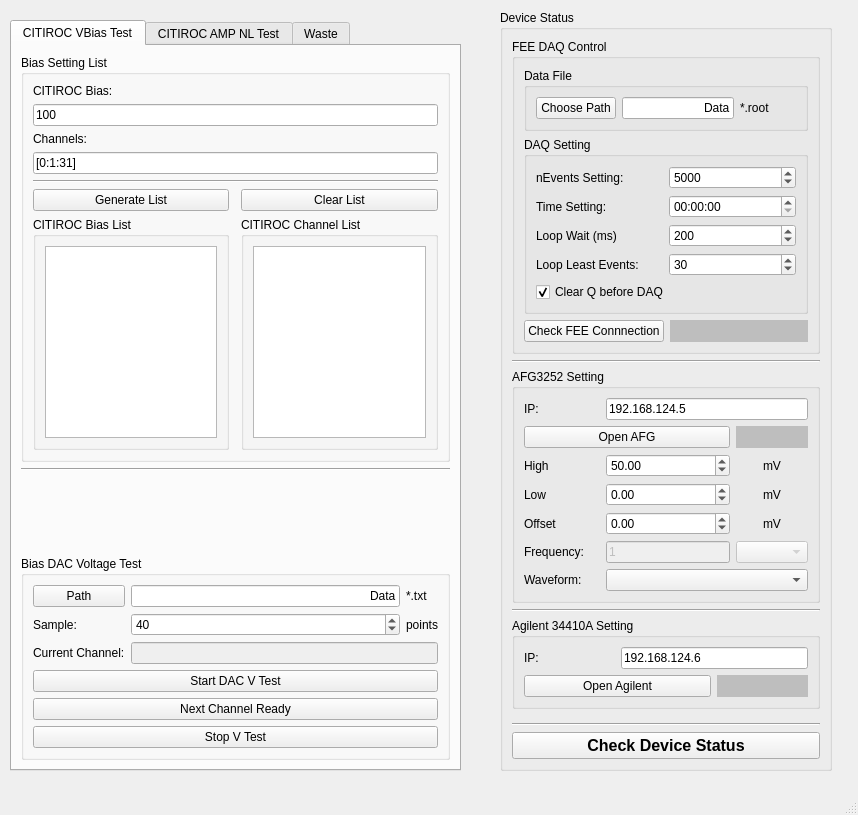
<?xml version="1.0" encoding="UTF-8"?>
<ui version="4.0">
 <class>VisaDAQControlWin</class>
 <widget class="QMainWindow" name="VisaDAQControlWin">
  <property name="geometry">
   <rect>
    <x>0</x>
    <y>0</y>
    <width>858</width>
    <height>815</height>
   </rect>
  </property>
  <property name="windowTitle">
   <string>AFG3000 Control</string>
  </property>
  <widget class="QWidget" name="centralwidget">
   <widget class="QTabWidget" name="tabTestChoosen">
    <property name="geometry">
     <rect>
      <x>10</x>
      <y>20</y>
      <width>451</width>
      <height>751</height>
     </rect>
    </property>
    <property name="currentIndex">
     <number>0</number>
    </property>
    <widget class="QWidget" name="tabVBTest">
     <attribute name="title">
      <string>CITIROC VBias Test</string>
     </attribute>
     <layout class="QGridLayout" name="gridLayout_13">
      <item row="3" column="0">
       <widget class="QGroupBox" name="groupBox_4">
        <property name="title">
         <string>Bias DAC Voltage Test</string>
        </property>
        <layout class="QGridLayout" name="gridLayout_6">
         <item row="0" column="0">
          <widget class="QPushButton" name="btnDACVPath">
           <property name="text">
            <string>Path</string>
           </property>
          </widget>
         </item>
         <item row="4" column="1" colspan="2">
          <widget class="QLineEdit" name="lineChMea">
           <property name="enabled">
            <bool>false</bool>
           </property>
          </widget>
         </item>
         <item row="7" column="0" colspan="3">
          <widget class="QPushButton" name="btnStopVTest">
           <property name="text">
            <string>Stop V Test</string>
           </property>
          </widget>
         </item>
         <item row="3" column="0">
          <widget class="QLabel" name="label_17">
           <property name="text">
            <string>Sample:</string>
           </property>
          </widget>
         </item>
         <item row="3" column="1">
          <widget class="QSpinBox" name="boxVSamplePoints">
           <property name="minimum">
            <number>1</number>
           </property>
           <property name="value">
            <number>40</number>
           </property>
          </widget>
         </item>
         <item row="4" column="0">
          <widget class="QLabel" name="label_20">
           <property name="text">
            <string>Current Channel:</string>
           </property>
          </widget>
         </item>
         <item row="5" column="0" colspan="3">
          <widget class="QPushButton" name="btnStartVTest">
           <property name="text">
            <string>Start DAC V Test</string>
           </property>
          </widget>
         </item>
         <item row="3" column="2">
          <widget class="QLabel" name="label_18">
           <property name="text">
            <string>points</string>
           </property>
          </widget>
         </item>
         <item row="0" column="1">
          <widget class="QLineEdit" name="lblDACVFileName">
           <property name="text">
            <string>Data</string>
           </property>
           <property name="alignment">
            <set>Qt::AlignRight|Qt::AlignTrailing|Qt::AlignVCenter</set>
           </property>
          </widget>
         </item>
         <item row="0" column="2">
          <widget class="QLabel" name="lblFileSuf_3">
           <property name="text">
            <string>*.txt</string>
           </property>
           <property name="alignment">
            <set>Qt::AlignLeading|Qt::AlignLeft|Qt::AlignVCenter</set>
           </property>
          </widget>
         </item>
         <item row="6" column="0" colspan="3">
          <widget class="QPushButton" name="btnNextChReady">
           <property name="text">
            <string>Next Channel Ready</string>
           </property>
          </widget>
         </item>
        </layout>
       </widget>
      </item>
      <item row="0" column="0">
       <widget class="QGroupBox" name="groupBox_11">
        <property name="title">
         <string>Bias Setting List</string>
        </property>
        <layout class="QGridLayout" name="gridLayout_8">
         <item row="5" column="0">
          <widget class="QPushButton" name="btnGenerateListVB">
           <property name="text">
            <string>Generate List</string>
           </property>
          </widget>
         </item>
         <item row="0" column="0">
          <widget class="QLabel" name="label_23">
           <property name="text">
            <string>CITIROC Bias:</string>
           </property>
          </widget>
         </item>
         <item row="2" column="0" colspan="2">
          <widget class="QLabel" name="label_22">
           <property name="text">
            <string>Channels:</string>
           </property>
          </widget>
         </item>
         <item row="3" column="0" colspan="3">
          <widget class="QLineEdit" name="lineSelectChannelVB">
           <property name="text">
            <string>[0:1:31]</string>
           </property>
          </widget>
         </item>
         <item row="5" column="2">
          <widget class="QPushButton" name="btnClearListVB">
           <property name="text">
            <string>Clear List</string>
           </property>
          </widget>
         </item>
         <item row="6" column="2">
          <widget class="QGroupBox" name="groupBox_15">
           <property name="title">
            <string>CITIROC Channel List</string>
           </property>
           <layout class="QGridLayout" name="gridLayout_18">
            <item row="0" column="0">
             <widget class="QListWidget" name="listChVB"/>
            </item>
           </layout>
          </widget>
         </item>
         <item row="4" column="0" colspan="3">
          <widget class="Line" name="line_2">
           <property name="orientation">
            <enum>Qt::Horizontal</enum>
           </property>
          </widget>
         </item>
         <item row="6" column="0">
          <widget class="QGroupBox" name="groupBox_14">
           <property name="title">
            <string>CITIROC Bias List</string>
           </property>
           <layout class="QGridLayout" name="gridLayout_17">
            <item row="0" column="0">
             <widget class="QListWidget" name="listBias"/>
            </item>
           </layout>
          </widget>
         </item>
         <item row="1" column="0" colspan="3">
          <widget class="QLineEdit" name="lineCITIROCBias">
           <property name="text">
            <string>100</string>
           </property>
          </widget>
         </item>
        </layout>
       </widget>
      </item>
      <item row="1" column="0">
       <widget class="Line" name="line_6">
        <property name="orientation">
         <enum>Qt::Horizontal</enum>
        </property>
       </widget>
      </item>
      <item row="2" column="0">
       <spacer name="verticalSpacer_2">
        <property name="orientation">
         <enum>Qt::Vertical</enum>
        </property>
        <property name="sizeHint" stdset="0">
         <size>
          <width>20</width>
          <height>40</height>
         </size>
        </property>
       </spacer>
      </item>
     </layout>
    </widget>
    <widget class="QWidget" name="tabNLTest">
     <attribute name="title">
      <string>CITIROC AMP NL Test</string>
     </attribute>
     <layout class="QGridLayout" name="gridLayout_14">
      <item row="3" column="0">
       <widget class="QGroupBox" name="groupBox_3">
        <property name="title">
         <string>CITIROC NL Test</string>
        </property>
        <layout class="QGridLayout" name="gridLayout_5">
         <item row="0" column="0">
          <widget class="QPushButton" name="btnADCNL">
           <property name="text">
            <string>Start NL Test</string>
           </property>
          </widget>
         </item>
         <item row="1" column="0">
          <widget class="QPushButton" name="btnStopNL">
           <property name="text">
            <string>Stop after this done</string>
           </property>
          </widget>
         </item>
        </layout>
       </widget>
      </item>
      <item row="1" column="0">
       <widget class="Line" name="line_7">
        <property name="orientation">
         <enum>Qt::Horizontal</enum>
        </property>
       </widget>
      </item>
      <item row="0" column="0">
       <widget class="QGroupBox" name="groupBox_2">
        <property name="title">
         <string>Amp &amp;&amp; Gain List</string>
        </property>
        <layout class="QGridLayout" name="gridLayout_3">
         <item row="6" column="0" colspan="3">
          <widget class="Line" name="line">
           <property name="orientation">
            <enum>Qt::Horizontal</enum>
           </property>
          </widget>
         </item>
         <item row="7" column="2">
          <widget class="QPushButton" name="btnClearListNL">
           <property name="text">
            <string>Clear List</string>
           </property>
          </widget>
         </item>
         <item row="0" column="0" colspan="2">
          <widget class="QLabel" name="label_6">
           <property name="text">
            <string>AFG Amplitude/Offset:</string>
           </property>
          </widget>
         </item>
         <item row="1" column="0" colspan="3">
          <widget class="QLineEdit" name="lineAFGAmp">
           <property name="text">
            <string>[50:10:100]</string>
           </property>
          </widget>
         </item>
         <item row="3" column="0" colspan="3">
          <widget class="QLineEdit" name="lineCITIROCGain">
           <property name="text">
            <string>30</string>
           </property>
          </widget>
         </item>
         <item row="9" column="2">
          <widget class="QGroupBox" name="groupBox_16">
           <property name="title">
            <string>CITIROC Channel List</string>
           </property>
           <layout class="QGridLayout" name="gridLayout_19">
            <item row="0" column="0">
             <widget class="QListWidget" name="listChNL"/>
            </item>
           </layout>
          </widget>
         </item>
         <item row="9" column="0">
          <widget class="QGroupBox" name="groupBox_6">
           <property name="title">
            <string>CITIROC Gain List</string>
           </property>
           <layout class="QGridLayout" name="gridLayout_9">
            <item row="0" column="0">
             <widget class="QListWidget" name="listGain"/>
            </item>
           </layout>
          </widget>
         </item>
         <item row="7" column="0">
          <widget class="QPushButton" name="btnGenerateListNL">
           <property name="text">
            <string>Generate List</string>
           </property>
          </widget>
         </item>
         <item row="2" column="2">
          <widget class="QComboBox" name="boxHGLG">
           <property name="enabled">
            <bool>false</bool>
           </property>
           <item>
            <property name="text">
             <string>High Gain</string>
            </property>
           </item>
           <item>
            <property name="text">
             <string>Low Gain</string>
            </property>
           </item>
          </widget>
         </item>
         <item row="8" column="0" colspan="3">
          <widget class="QGroupBox" name="groupBox_5">
           <property name="title">
            <string>TEK AFG List</string>
           </property>
           <layout class="QGridLayout" name="gridLayout_7">
            <item row="0" column="0">
             <widget class="QListWidget" name="listAmp"/>
            </item>
           </layout>
          </widget>
         </item>
         <item row="2" column="0" colspan="2">
          <widget class="QLabel" name="label_7">
           <property name="text">
            <string>CITIROC Amp Gain:</string>
           </property>
          </widget>
         </item>
         <item row="4" column="0">
          <widget class="QLabel" name="label_24">
           <property name="text">
            <string>Channels:</string>
           </property>
          </widget>
         </item>
         <item row="5" column="0" colspan="3">
          <widget class="QLineEdit" name="lineSelectChannelNL">
           <property name="text">
            <string>[0:1:31]</string>
           </property>
          </widget>
         </item>
        </layout>
       </widget>
      </item>
      <item row="2" column="0">
       <spacer name="verticalSpacer_3">
        <property name="orientation">
         <enum>Qt::Vertical</enum>
        </property>
        <property name="sizeHint" stdset="0">
         <size>
          <width>20</width>
          <height>40</height>
         </size>
        </property>
       </spacer>
      </item>
     </layout>
    </widget>
    <widget class="QWidget" name="tab_2">
     <attribute name="title">
      <string>Waste</string>
     </attribute>
     <widget class="QGroupBox" name="groupBox">
      <property name="enabled">
       <bool>false</bool>
      </property>
      <property name="geometry">
       <rect>
        <x>50</x>
        <y>130</y>
        <width>301</width>
        <height>121</height>
       </rect>
      </property>
      <property name="title">
       <string>Bias DAC R Test</string>
      </property>
      <layout class="QGridLayout" name="gridLayout_4">
       <item row="0" column="0">
        <widget class="QLabel" name="label_10">
         <property name="text">
          <string>Waiting:</string>
         </property>
        </widget>
       </item>
       <item row="0" column="1">
        <widget class="QSpinBox" name="boxRTestTime">
         <property name="minimum">
          <number>1</number>
         </property>
         <property name="value">
          <number>1</number>
         </property>
        </widget>
       </item>
       <item row="0" column="2">
        <widget class="QLabel" name="label_15">
         <property name="text">
          <string>s</string>
         </property>
        </widget>
       </item>
       <item row="1" column="0" colspan="3">
        <widget class="QPushButton" name="btnStartRTest">
         <property name="text">
          <string>Start DAC R Test</string>
         </property>
        </widget>
       </item>
       <item row="2" column="0" colspan="3">
        <widget class="QPushButton" name="btnStopRTest">
         <property name="text">
          <string>Stop R Test</string>
         </property>
        </widget>
       </item>
      </layout>
     </widget>
    </widget>
   </widget>
   <widget class="QGroupBox" name="groupBox_9">
    <property name="geometry">
     <rect>
      <x>500</x>
      <y>10</y>
      <width>332</width>
      <height>761</height>
     </rect>
    </property>
    <property name="title">
     <string>Device Status</string>
    </property>
    <layout class="QGridLayout" name="gridLayout_15">
     <item row="1" column="0">
      <widget class="Line" name="line_3">
       <property name="orientation">
        <enum>Qt::Horizontal</enum>
       </property>
      </widget>
     </item>
     <item row="2" column="0">
      <widget class="QGroupBox" name="grpAFG3252">
       <property name="title">
        <string>AFG3252 Setting</string>
       </property>
       <layout class="QGridLayout" name="gridLayout">
        <item row="3" column="4">
         <widget class="QLabel" name="label_8">
          <property name="text">
           <string>mV</string>
          </property>
          <property name="alignment">
           <set>Qt::AlignCenter</set>
          </property>
         </widget>
        </item>
        <item row="4" column="4">
         <widget class="QLabel" name="label_12">
          <property name="text">
           <string>mV</string>
          </property>
          <property name="alignment">
           <set>Qt::AlignCenter</set>
          </property>
         </widget>
        </item>
        <item row="8" column="3" colspan="2">
         <widget class="QComboBox" name="boxAFGWaveform"/>
        </item>
        <item row="5" column="3">
         <widget class="QDoubleSpinBox" name="boxAFGLow_2">
          <property name="minimum">
           <double>-5000.000000000000000</double>
          </property>
          <property name="maximum">
           <double>5000.000000000000000</double>
          </property>
          <property name="value">
           <double>0.000000000000000</double>
          </property>
         </widget>
        </item>
        <item row="0" column="0">
         <widget class="QLabel" name="label_9">
          <property name="text">
           <string>IP:</string>
          </property>
         </widget>
        </item>
        <item row="5" column="4">
         <widget class="QLabel" name="label_14">
          <property name="text">
           <string>mV</string>
          </property>
          <property name="alignment">
           <set>Qt::AlignCenter</set>
          </property>
         </widget>
        </item>
        <item row="8" column="0">
         <widget class="QLabel" name="label_5">
          <property name="text">
           <string>Waveform:</string>
          </property>
         </widget>
        </item>
        <item row="7" column="4">
         <widget class="QComboBox" name="boxAFGFreqUnit">
          <property name="enabled">
           <bool>false</bool>
          </property>
         </widget>
        </item>
        <item row="7" column="0">
         <widget class="QLabel" name="label_4">
          <property name="text">
           <string>Frequency: </string>
          </property>
         </widget>
        </item>
        <item row="4" column="0">
         <widget class="QLabel" name="label_11">
          <property name="text">
           <string>Low</string>
          </property>
         </widget>
        </item>
        <item row="5" column="0">
         <widget class="QLabel" name="label_13">
          <property name="text">
           <string>Offset</string>
          </property>
         </widget>
        </item>
        <item row="0" column="3" colspan="2">
         <widget class="QLineEdit" name="lineAFGIP">
          <property name="text">
           <string>192.168.124.5</string>
          </property>
         </widget>
        </item>
        <item row="3" column="0">
         <widget class="QLabel" name="label">
          <property name="text">
           <string>High</string>
          </property>
         </widget>
        </item>
        <item row="4" column="3">
         <widget class="QDoubleSpinBox" name="boxAFGLow">
          <property name="minimum">
           <double>-5000.000000000000000</double>
          </property>
          <property name="maximum">
           <double>5000.000000000000000</double>
          </property>
          <property name="value">
           <double>0.000000000000000</double>
          </property>
         </widget>
        </item>
        <item row="3" column="3">
         <widget class="QDoubleSpinBox" name="boxAFGHigh">
          <property name="minimum">
           <double>-5000.000000000000000</double>
          </property>
          <property name="maximum">
           <double>5000.000000000000000</double>
          </property>
          <property name="value">
           <double>50.000000000000000</double>
          </property>
         </widget>
        </item>
        <item row="7" column="3">
         <widget class="QLineEdit" name="lineAFGFreq">
          <property name="enabled">
           <bool>false</bool>
          </property>
          <property name="text">
           <string>1</string>
          </property>
         </widget>
        </item>
        <item row="1" column="0" colspan="4">
         <widget class="QPushButton" name="btnAFGConnect">
          <property name="text">
           <string>Open AFG</string>
          </property>
         </widget>
        </item>
        <item row="1" column="4">
         <widget class="QLabel" name="lblAFGLED">
          <property name="styleSheet">
           <string notr="true">background-color:rgb(190,190,190)</string>
          </property>
          <property name="text">
           <string/>
          </property>
         </widget>
        </item>
       </layout>
      </widget>
     </item>
     <item row="3" column="0">
      <widget class="Line" name="line_4">
       <property name="orientation">
        <enum>Qt::Horizontal</enum>
       </property>
      </widget>
     </item>
     <item row="4" column="0">
      <widget class="QGroupBox" name="groupBox_8">
       <property name="title">
        <string>Agilent 34410A Setting</string>
       </property>
       <layout class="QGridLayout" name="gridLayout_2">
        <item row="0" column="0">
         <widget class="QLabel" name="label_16">
          <property name="text">
           <string>IP:</string>
          </property>
         </widget>
        </item>
        <item row="0" column="1" colspan="2">
         <widget class="QLineEdit" name="lineAgiIP">
          <property name="text">
           <string>192.168.124.6</string>
          </property>
         </widget>
        </item>
        <item row="1" column="0" colspan="2">
         <widget class="QPushButton" name="btnAgiConnect">
          <property name="text">
           <string>Open Agilent</string>
          </property>
         </widget>
        </item>
        <item row="1" column="2">
         <widget class="QLabel" name="lblAgiLED">
          <property name="styleSheet">
           <string notr="true">background-color:rgb(190,190,190)</string>
          </property>
          <property name="text">
           <string/>
          </property>
         </widget>
        </item>
       </layout>
      </widget>
     </item>
     <item row="7" column="0">
      <widget class="QPushButton" name="btnDeviceCheck">
       <property name="font">
        <font>
         <pointsize>12</pointsize>
         <bold>true</bold>
        </font>
       </property>
       <property name="text">
        <string>Check Device Status</string>
       </property>
      </widget>
     </item>
     <item row="0" column="0">
      <widget class="QGroupBox" name="grpDAQctrl">
       <property name="title">
        <string>FEE DAQ Control</string>
       </property>
       <layout class="QGridLayout" name="gridLayout_12">
        <item row="0" column="0" colspan="2">
         <widget class="QGroupBox" name="groupBox_10">
          <property name="title">
           <string>Data File</string>
          </property>
          <layout class="QGridLayout" name="gridLayout_10">
           <item row="0" column="0">
            <widget class="QPushButton" name="btnPath">
             <property name="text">
              <string>Choose Path</string>
             </property>
            </widget>
           </item>
           <item row="0" column="3">
            <widget class="QLabel" name="lblFileSuf_2">
             <property name="text">
              <string>*.root</string>
             </property>
             <property name="alignment">
              <set>Qt::AlignLeading|Qt::AlignLeft|Qt::AlignVCenter</set>
             </property>
            </widget>
           </item>
           <item row="0" column="1" colspan="2">
            <widget class="QLineEdit" name="lblFileName">
             <property name="text">
              <string>Data</string>
             </property>
             <property name="alignment">
              <set>Qt::AlignRight|Qt::AlignTrailing|Qt::AlignVCenter</set>
             </property>
            </widget>
           </item>
          </layout>
         </widget>
        </item>
        <item row="1" column="0" colspan="2">
         <widget class="QGroupBox" name="grpDAQStart">
          <property name="title">
           <string>DAQ Setting</string>
          </property>
          <layout class="QGridLayout" name="gridLayout_11">
           <item row="2" column="0">
            <widget class="QLabel" name="label_2">
             <property name="text">
              <string>Loop Wait (ms)</string>
             </property>
            </widget>
           </item>
           <item row="0" column="1">
            <widget class="QSpinBox" name="boxDAQEvent">
             <property name="minimum">
              <number>-1</number>
             </property>
             <property name="maximum">
              <number>999999999</number>
             </property>
             <property name="value">
              <number>5000</number>
             </property>
            </widget>
           </item>
           <item row="3" column="0">
            <widget class="QLabel" name="label_3">
             <property name="text">
              <string>Loop Least Events:</string>
             </property>
            </widget>
           </item>
           <item row="1" column="1">
            <widget class="QTimeEdit" name="timeDAQSetting">
             <property name="displayFormat">
              <string>HH:mm:ss</string>
             </property>
             <property name="time">
              <time>
               <hour>0</hour>
               <minute>0</minute>
               <second>0</second>
              </time>
             </property>
            </widget>
           </item>
           <item row="0" column="0">
            <widget class="QLabel" name="label_32">
             <property name="text">
              <string>nEvents Setting:</string>
             </property>
            </widget>
           </item>
           <item row="1" column="0">
            <widget class="QLabel" name="label_19">
             <property name="text">
              <string>Time Setting:</string>
             </property>
            </widget>
           </item>
           <item row="2" column="1">
            <widget class="QSpinBox" name="boxBufferWait">
             <property name="minimum">
              <number>1</number>
             </property>
             <property name="maximum">
              <number>999999999</number>
             </property>
             <property name="value">
              <number>200</number>
             </property>
            </widget>
           </item>
           <item row="3" column="1">
            <widget class="QSpinBox" name="boxLeastEvents">
             <property name="minimum">
              <number>1</number>
             </property>
             <property name="maximum">
              <number>1000</number>
             </property>
             <property name="value">
              <number>30</number>
             </property>
            </widget>
           </item>
           <item row="4" column="0" colspan="2">
            <widget class="QCheckBox" name="boxClearQueue">
             <property name="text">
              <string>Clear Q before DAQ</string>
             </property>
             <property name="checked">
              <bool>true</bool>
             </property>
            </widget>
           </item>
          </layout>
         </widget>
        </item>
        <item row="2" column="0">
         <widget class="QPushButton" name="btnFEEConnect">
          <property name="text">
           <string>Check FEE Connnection</string>
          </property>
         </widget>
        </item>
        <item row="2" column="1">
         <widget class="QLabel" name="lblFEELED">
          <property name="styleSheet">
           <string notr="true">background-color:rgb(190,190,190)</string>
          </property>
          <property name="text">
           <string/>
          </property>
         </widget>
        </item>
       </layout>
      </widget>
     </item>
     <item row="6" column="0">
      <widget class="Line" name="line_5">
       <property name="orientation">
        <enum>Qt::Horizontal</enum>
       </property>
      </widget>
     </item>
     <item row="5" column="0">
      <spacer name="verticalSpacer">
       <property name="orientation">
        <enum>Qt::Vertical</enum>
       </property>
       <property name="sizeHint" stdset="0">
        <size>
         <width>20</width>
         <height>40</height>
        </size>
       </property>
      </spacer>
     </item>
    </layout>
   </widget>
  </widget>
  <widget class="QMenuBar" name="menubar">
   <property name="geometry">
    <rect>
     <x>0</x>
     <y>0</y>
     <width>858</width>
     <height>22</height>
    </rect>
   </property>
  </widget>
  <widget class="QStatusBar" name="statusbar"/>
 </widget>
 <resources/>
 <connections/>
</ui>
